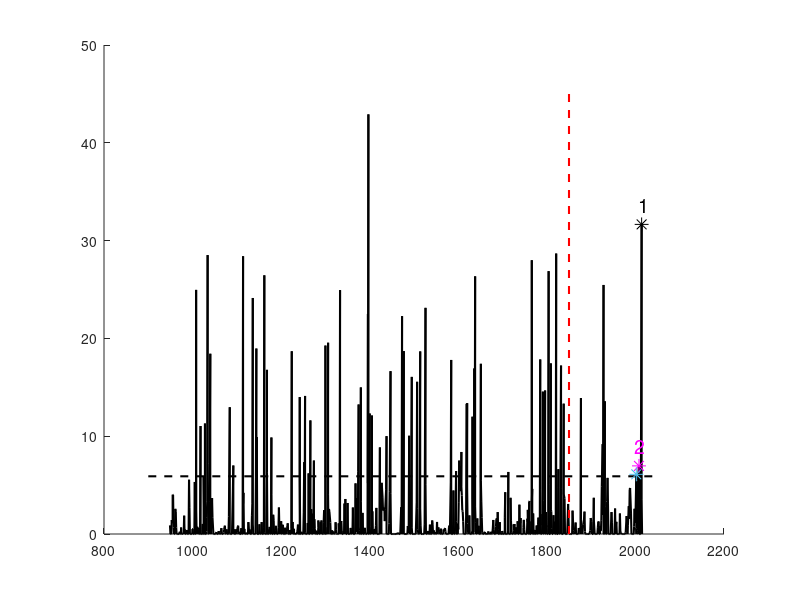

MATLAB code for this plot: (Note: this script raises an error after producing the figure.)
clear 
close all
clc

%addpath('/home/ab3838/Matlab_export_pack/altmany-export_fig-b32040d')

load('Coarse_anom.mat');
load('years.mat');



figurePosition = [1 41 1920/2 964/2];
% Figure 1
    % Open a figure with figure handle variable: figure1H 
    %                   (so we do not use gcf)
figure1H = figure(1);
    % Call the axes with the handle: axes1H (so we do not use gca)
axes1H_f1 = axes;
    % Calling the hold on, techincally not needed because 
    % we can plot a patch and the line without it removing 
    % or replacing the line (kind of strange)
hold on


figure(1)
%plot1H_f1 =plot(t,s8_hh5,t,s8_hu5,t,s8_hw5,to,s8)

%plot1H_f1 =plot(m_surge(:,1),m_surge(:,2))
plot1H_f1 = plot(years,Coarse_anom)
set(plot1H_f1, 'LineStyle','-','MarkerFaceColor', 'k',  'color', 'k','linewidth', 1.5)

%set(plot1H_f1, 'Marker','o','MarkerSize', 12,'MarkerFaceColor','k','MarkerEdgeColor','k','LineStyle','none')

plot1H_f1 = plot([900 2040],[5.9 5.9])
set(plot1H_f1, 'LineStyle','--','MarkerFaceColor', 'k',  'color', 'k','linewidth', 1.5)


plot1H_f1 = plot([1850 1850],[0  45])
set(plot1H_f1, 'LineStyle','--','MarkerFaceColor', 'r',  'color', 'r','linewidth', 1.5)

%plot1H_f1 =plot(m_surge(15,1),m_surge(15,2))
%set(plot1H_f1, 'Marker','o','MarkerSize', 12,'MarkerFaceColor','r','MarkerEdgeColor','r','LineStyle','none')
%text(m_surge(15,1)-25,m_surge(15,2)+0.1,'Joaquin 2015','Color','k','FontSize',14)      


%plot1H_f1 =plot(m_surge(12,1),m_surge(12,2))
%set(plot1H_f1, 'Marker','o','MarkerSize', 12,'MarkerFaceColor','r','MarkerEdgeColor','r','LineStyle','none')
%text(m_surge(12,1)-16,m_surge(12,2)+0.1,'Irene 2011','Color','k','FontSize',14)      


%plot1H_f1 =plot(m_surge(7,1),m_surge(7,2))
%set(plot1H_f1, 'Marker','o','MarkerSize', 12,'MarkerFaceColor','r','MarkerEdgeColor','r','LineStyle','none')
%text(m_surge(7,1)-8,m_surge(7,2)+0.1,'Lili 1996','Color','k','FontSize',14)      

%%%%%%%%%%%%%%%%%%%%%%%%%%%%%%%%%%%%%%%%%%%%%%%%%%%%%%%%%%%%%%%%%%tide
%plot1H_f1 =plot(st(:,1),st(:,2))
%set(plot1H_f1, 'Marker','o','MarkerSize', 8,'MarkerFaceColor','none','MarkerEdgeColor','k','LineStyle','none')


%ll = [ 3, 9, 15, 77, 81, 84, 126 ];

%for i=1:7

ind = 3;
plot1H_f1 =plot(years(ind),Coarse_anom(ind))
set(plot1H_f1, 'Marker','*','MarkerSize', 10,'MarkerFaceColor','k','MarkerEdgeColor','k','LineStyle','none')
text(years(ind)-7,Coarse_anom(ind)+2,'1','Color','k','FontSize',14)    

ind = 9;
plot1H_f1 =plot(years(ind),Coarse_anom(ind))
set(plot1H_f1, 'Marker','*','MarkerSize', 10,'MarkerFaceColor','m','MarkerEdgeColor','m','LineStyle','none')
text(years(ind)-9,Coarse_anom(ind)+2,'2','Color','m','FontSize',14) 

ind = 15;
plot1H_f1 =plot(years(ind),Coarse_anom(ind))
set(plot1H_f1, 'Marker','*','MarkerSize', 10,'MarkerFaceColor','[0.4660 0.6740 0.1880]','MarkerEdgeColor','[0.4660 0.6740 0.1880]','LineStyle','none')
text(years(ind)-15,Coarse_anom(ind)+2,'3','Color','[0.4660 0.6740 0.1880]','FontSize',14) 

ind = 77;
plot1H_f1 =plot(years(ind),Coarse_anom(ind))
set(plot1H_f1, 'Marker','*','MarkerSize', 10,'MarkerFaceColor','[0.9290 0.69 0.1250]','MarkerEdgeColor','[0.9290 0.69 0.1250]','LineStyle','none')
text(years(ind)+3,Coarse_anom(ind)+1.5,'4','Color','[0.9290 0.69 0.1250]','FontSize',14) 

ind = 81;
plot1H_f1 =plot(years(ind),Coarse_anom(ind))
set(plot1H_f1, 'Marker','*','MarkerSize', 10,'MarkerFaceColor','r','MarkerEdgeColor','r','LineStyle','none')
text(years(ind)-1,Coarse_anom(ind)+2,'5','Color','r','FontSize',14) 

ind = 84;
plot1H_f1 =plot(years(ind),Coarse_anom(ind))
set(plot1H_f1, 'Marker','*','MarkerSize', 10,'MarkerFaceColor','[0.3 0.74 0.93]','MarkerEdgeColor','[0.3 0.74 0.93]','LineStyle','none')
text(years(ind)-19,Coarse_anom(ind)+2,'6','Color','[0.3 0.74 0.93]','FontSize',14) 


ind = 126;
plot1H_f1 =plot(years(ind),Coarse_anom(ind))
set(plot1H_f1, 'Marker','*','MarkerSize', 10,'MarkerFaceColor','b','MarkerEdgeColor','b','LineStyle','-')
text(years(ind)-5,Coarse_anom(ind)+2,'7','Color','b','FontSize',14) 

%making a star
for i=127:1148

    if (Coarse_anom(i)>5.9)
plot1H_f1 =plot(years(i),Coarse_anom(i))
set(plot1H_f1, 'Marker','*','MarkerSize', 9,'MarkerFaceColor','none','MarkerEdgeColor','k','LineStyle','none')
    end

end

%plot1H_f1 =plot(su(:,1),su(:,3))
%set(plot1H_f1, 'Marker','^','MarkerSize', 12,'MarkerFaceColor','none','MarkerEdgeColor','b','LineStyle','none')

%plot1H_f1 =plot(su(:,1),su(:,4))
%set(plot1H_f1, 'Marker','*','MarkerSize', 12,'MarkerFaceColor','none','MarkerEdgeColor','g','LineStyle','none')

% ll = [ 6, 7,10 ,15];
% for i=1:4
% % lx=[su(i,1),su(i,1),su(i,1)];
% % ly=[su(i,2),su(i,3),su(i,4)];
% 
% ind = ll(i);
% 
% lx=[su(ind,1),su(ind,1)];
% ly=[su(ind,2),su(ind,3)];
% 
% plot1H_f1 =plot(lx,ly)
% set(plot1H_f1, 'LineStyle','-','MarkerFaceColor', 'k',  'color', 'k','linewidth', 4)
% %set(plot1H_f1(1), 'MarkerSize', 2, 'LineStyle','--','MarkerFaceColor', 'r',  'color', 'r','linewidth', 3)
% hold on
% end

% 
% x1(1,1)=1852;
% x1(1,2)=0.67;
% 
% x1(2,1)=2020;
% x1(2,2)=0.67;
% 
% hold on
% plot1H_f1 =plot(x1(:,1),x1(:,2))
% set(plot1H_f1(1), 'LineStyle','--', 'color', 'r','linewidth', 2)
% 
% text(1852,0.75,'Surge Threshold','Color','r','FontSize',9)      

xlim([900  2040])
%ylim([0  1.7])


titleH_f1 = title(axes1H_f1,'Long Island Blue Hole (LIBH) Sediment Record');
xLabelH_f1 = xlabel(axes1H_f1,'Year CE');
yLabelH_f1 = ylabel(axes1H_f1,'Coarse Anomaly (63 um)');

set(axes1H_f1, 'color', 'k', ...
               'LineWidth', 3, ...
               'FontName', 'Arial',...
               'FontWeight', 'Bold',...
               'FontSize', 14, ...
               'Layer', 'top')      % This command will make sure the tick
           
set(titleH_f1, 'color', 'k', ...
               'LineWidth', 3, ...
               'FontName', 'Arial',...
               'FontWeight', 'Bold',...
               'FontSize', 14) % The title is separate from the axes   


set(figure1H, 'Position', figurePosition)
% set(gcf, 'Position', figurePosition)   
    % Setting a box around the axes
    
    %xtickformat('dd-MMM-yyyy')
box

    % Setting the background color of the figure to be none,
    % or transparent, if we do not have a figure handle we can 
    % use gcf instead as shown:
set(figure1H, 'color', 'w'); % set(gcf, 'color', 'none');

set(axes1H_f1, 'color', 'w'); % set(gca, 'color', 'none');

    % Again another axes adjustment
    
set(axes1H_f1, 'XColor', 'k', ...
            'YColor', 'k');
           


%xlim([datetime(2004,09,01,00,00,0)  datetime(2004,09,05,00,00,0)])

%export_fig(figure1H,'experimantal_data.png')
